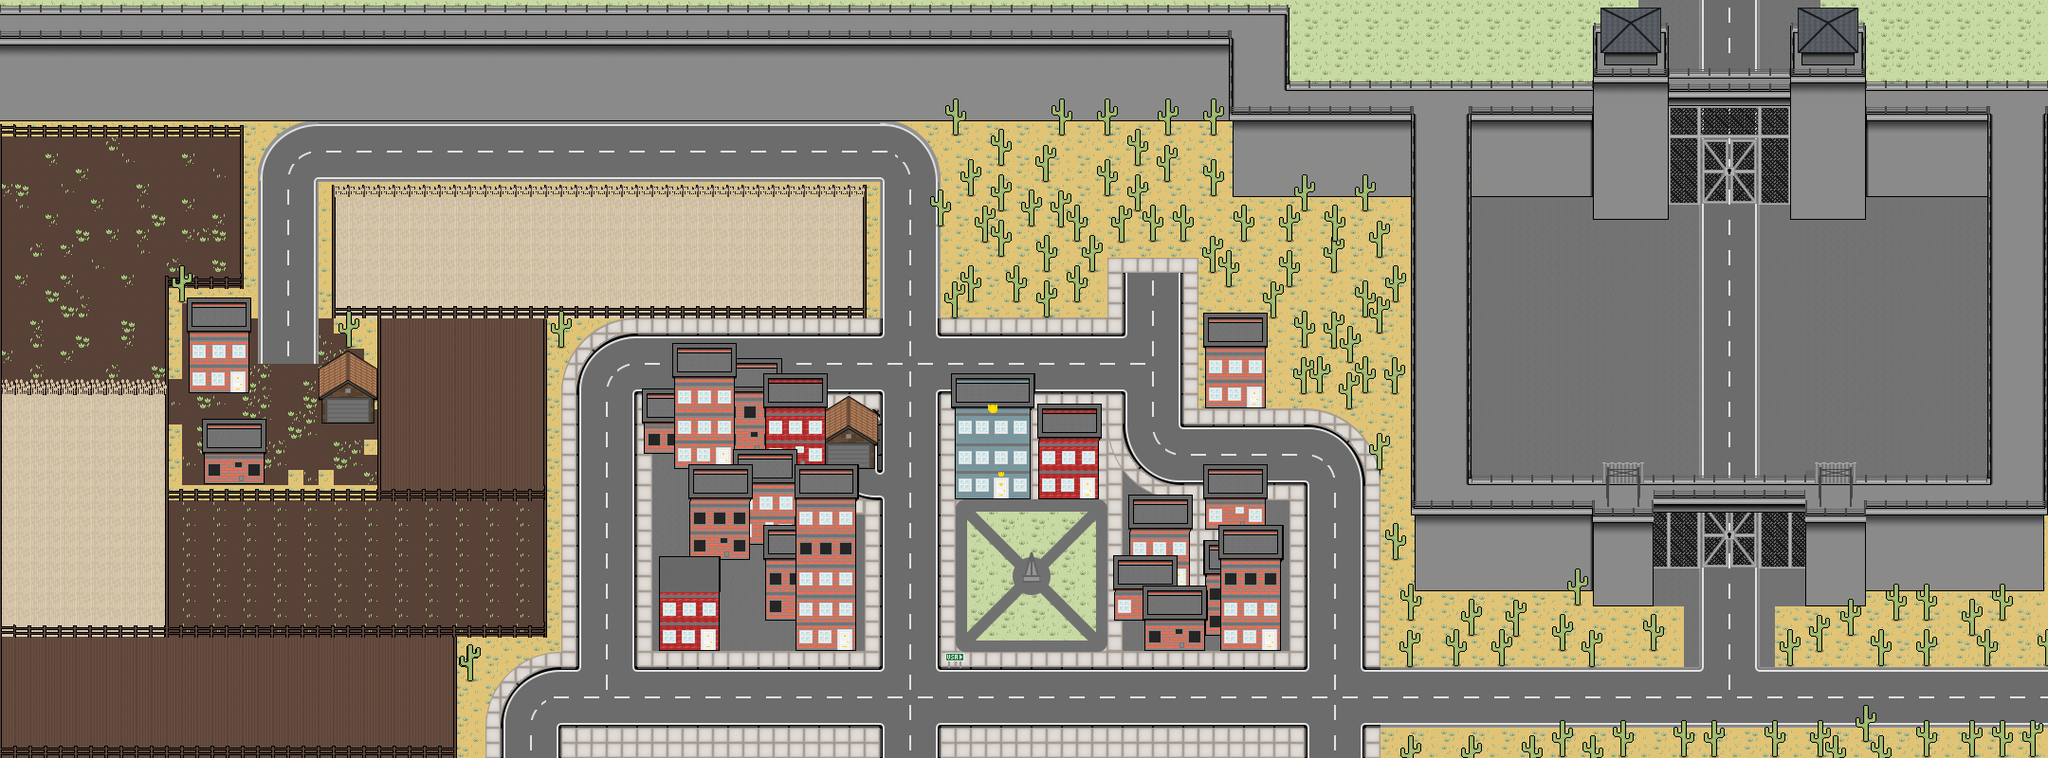

Tiled map render using the project's own tile images. Description and the map definition, with tile-layer contents summarised, below:
An orthogonal 135x50 tile map with 16x16 px tiles, 26 tile layers (Piso (T), Trigo (T), Trigo 2 (T), Calles (T), ...) and 151 objects.

<map version="1.0" tiledversion="1.1.3" orientation="orthogonal" renderorder="left-up" width="135" height="50" tilewidth="16" tileheight="16" infinite="0" nextobjectid="180">
 <tileset firstgid="1" source="Template.tsx" />
 <layer name="Piso (T)" width="135" height="50">
  <data>[6750 cells, 5125 non-empty, 20 distinct tile ids]</data>
 </layer>
 <layer name="Trigo (T)" width="135" height="50">
  <data>[6750 cells, 456 non-empty, 1 distinct tile ids]</data>
 </layer>
 <layer name="Trigo 2 (T)" width="135" height="50">
  <data>[6750 cells, 410 non-empty, 1 distinct tile ids]</data>
 </layer>
 <layer name="Calles (T)" width="135" height="50" offsetx="16" offsety="-97.3333">
  <data>[6750 cells, 1928 non-empty, 610 distinct tile ids]</data>
 </layer>
 <layer name="Calles (T)" width="135" height="50">
  <data>[6750 cells, 1750 non-empty, 364 distinct tile ids]</data>
 </layer>
 <layer name="Agregar cuando entra a la zona del boss, borrar cuando lo mata" width="135" height="50">
  <data>[6750 cells, 69 non-empty, 69 distinct tile ids]</data>
 </layer>
 <layer name="Muros 3" width="135" height="50">
  <data>[6750 cells, 73 non-empty, 50 distinct tile ids]</data>
 </layer>
 <layer name="Muros 2" width="135" height="50" offsetx="-16.25" offsety="-3">
  <data>[6750 cells, 60 non-empty, 48 distinct tile ids]</data>
 </layer>
 <layer name="Muros" width="135" height="50">
  <data>[6750 cells, 1809 non-empty, 598 distinct tile ids]</data>
 </layer>
 <layer name="Edificios 4 (No T)" width="135" height="50" offsetx="15.875" offsety="-97.5">
  <data>[6750 cells, 193 non-empty, 128 distinct tile ids]</data>
 </layer>
 <layer name="Edificios 7 (NoT)" width="135" height="50" offsetx="16" offsety="-97.5">
  <data>[6750 cells, 16 non-empty, 16 distinct tile ids]</data>
 </layer>
 <layer name="Edificios 1 (No Traspasable)" width="135" height="50" offsetx="15.875" offsety="-97.5">
  <data>[6750 cells, 395 non-empty, 183 distinct tile ids]</data>
 </layer>
 <layer name="Edificios 2 (No Traspasable)" width="135" height="50" offsetx="15.9091" offsety="-97.5">
  <data>[6750 cells, 790 non-empty, 228 distinct tile ids]</data>
 </layer>
 <layer name="Techos 3 (T)" width="135" height="50" offsetx="15.875" offsety="-97.5">
  <data>[6750 cells, 165 non-empty, 25 distinct tile ids]</data>
 </layer>
 <layer name="Techos 4 (T)" width="135" height="50" offsetx="16" offsety="-97.375">
  <data>[6750 cells, 40 non-empty, 35 distinct tile ids]</data>
 </layer>
 <layer name="Edificios 3 (No T)" width="135" height="50" offsetx="15.875" offsety="-97.5">
  <data>[6750 cells, 130 non-empty, 84 distinct tile ids]</data>
 </layer>
 <layer name="Edificios 6 (No T)" width="135" height="50" offsetx="15.8182" offsety="-97.5">
  <data>[6750 cells, 27 non-empty, 23 distinct tile ids]</data>
 </layer>
 <layer name="Edificios 5 (No T)" width="135" height="50" offsetx="15.8182" offsety="-97.5">
  <data>[6750 cells, 99 non-empty, 72 distinct tile ids]</data>
 </layer>
 <layer name="Techos (Traspasable)" width="135" height="50" offsetx="16.0455" offsety="-97.2727">
  <data>[6750 cells, 225 non-empty, 130 distinct tile ids]</data>
 </layer>
 <layer name="Techos 2 (Traspasable)" width="135" height="50" offsetx="15.8864" offsety="-97.3182">
  <data>[6750 cells, 217 non-empty, 118 distinct tile ids]</data>
 </layer>
 <layer name="Props (No T)" width="135" height="50" offsetx="15.875" offsety="-95.875">
  <data>[6750 cells, 317 non-empty, 44 distinct tile ids]</data>
 </layer>
 <layer name="Props 2 (No T)" width="135" height="50">
  <data>[6750 cells, 500 non-empty, 30 distinct tile ids]</data>
 </layer>
 <layer name="Props 4 (No T)" width="135" height="50">
  <data>[6750 cells, 1 non-empty, 1 distinct tile ids]</data>
 </layer>
 <layer name="Trigo 3 (T)" width="135" height="50" locked="1">
  <data>[6750 cells, 46 non-empty, 1 distinct tile ids]</data>
 </layer>
 <layer name="Props 3 (No T)" width="135" height="50">
  <data>[6750 cells, 234 non-empty, 23 distinct tile ids]</data>
 </layer>
 <objectgroup name="Agregar cuando entra a la zona del boss, borrar cuando lo mata">
  <object id="177" x="1792" y="512" width="64" height="86.6667" />
 </objectgroup>
 <layer name="Borrar cuando mata al boss" width="135" height="50">
  <data>[6750 cells, 20 non-empty, 20 distinct tile ids]</data>
 </layer>
 <objectgroup name="Borrar cuando mata al boss">
  <object id="179" x="1792" y="144.333" width="64.0417" height="70.4167" />
 </objectgroup>
 <objectgroup>
  <object id="3" x="696" y="606.833" width="63.833" height="79.417" />
  <object id="18" x="1272" y="352.667" width="64" height="78" />
  <object id="24" x="200" y="317.333" width="62.6667" height="96" />
  <object id="25" x="217.167" y="445.333" width="61.1667" height="64" />
  <object id="26" x="340.833" y="391.167" width="54.1667" height="54.6667" />
  <object id="31" x="-4.44089e-16" y="140.909" width="257.636" height="3.09091" />
  <object id="33" x="0" y="140.909" width="1.63636" height="659.091" />
  <object id="34" x="174.273" y="300.818" width="83.2724" height="3.09091" />
  <object id="35" x="-0.181655" y="412.636" width="177.636" height="3.09091" />
  <object id="36" x="174" y="524.818" width="403.272" height="3.09091" />
  <object id="37" x="0.000163636" y="668.636" width="577.636" height="3.09091" />
  <object id="38" x="-0.1362" y="796.455" width="481.272" height="3.09091" />
  <object id="39" x="349.614" y="332.705" width="564.022" height="3.09091" />
  <object id="40" x="350.114" y="204.455" width="563.522" height="3.09091" />
  <object id="41" x="174.041" y="300.704" width="3.87549" height="371.591" />
  <object id="42" x="253.916" y="140.829" width="3.87549" height="163.154" />
  <object id="43" x="350.062" y="204.579" width="3.87549" height="131.341" />
  <object id="44" x="398.062" y="332.829" width="3.87549" height="195.091" />
  <object id="45" x="910.062" y="204.579" width="3.87549" height="131.341" />
  <object id="46" x="574.062" y="332.954" width="3.87549" height="338.841" />
  <object id="47" x="478.073" y="668.868" width="3.87549" height="131.091" />
  <object id="48" x="493.25" y="703.625" width="5.5" height="14.5" />
  <object id="49" x="589" y="351.75" width="5.5" height="14.5" />
  <object id="50" x="365.25" y="351.75" width="5.5" height="14.5" />
  <object id="51" x="189.25" y="304.5" width="5.5" height="14.5" />
  <object id="52" x="1005.25" y="127.75" width="5.5" height="14.5" />
  <object id="53" x="989.5" y="223" width="5.5" height="14.5" />
  <object id="54" x="1021" y="192" width="5.5" height="14.5" />
  <object id="55" x="1053.25" y="160.25" width="5.5" height="14.5" />
  <object id="56" x="1117" y="127.75" width="5.5" height="14.5" />
  <object id="57" x="1165.25" y="128.25" width="5.5" height="14.5" />
  <object id="58" x="1197.25" y="160" width="5.5" height="14.5" />
  <object id="59" x="1101" y="176" width="5.77273" height="15.0455" />
  <object id="60" x="1165" y="192" width="5.77273" height="15.0455" />
  </objectgroup>
</map>
<!-- 115 of 151 objects omitted -->
